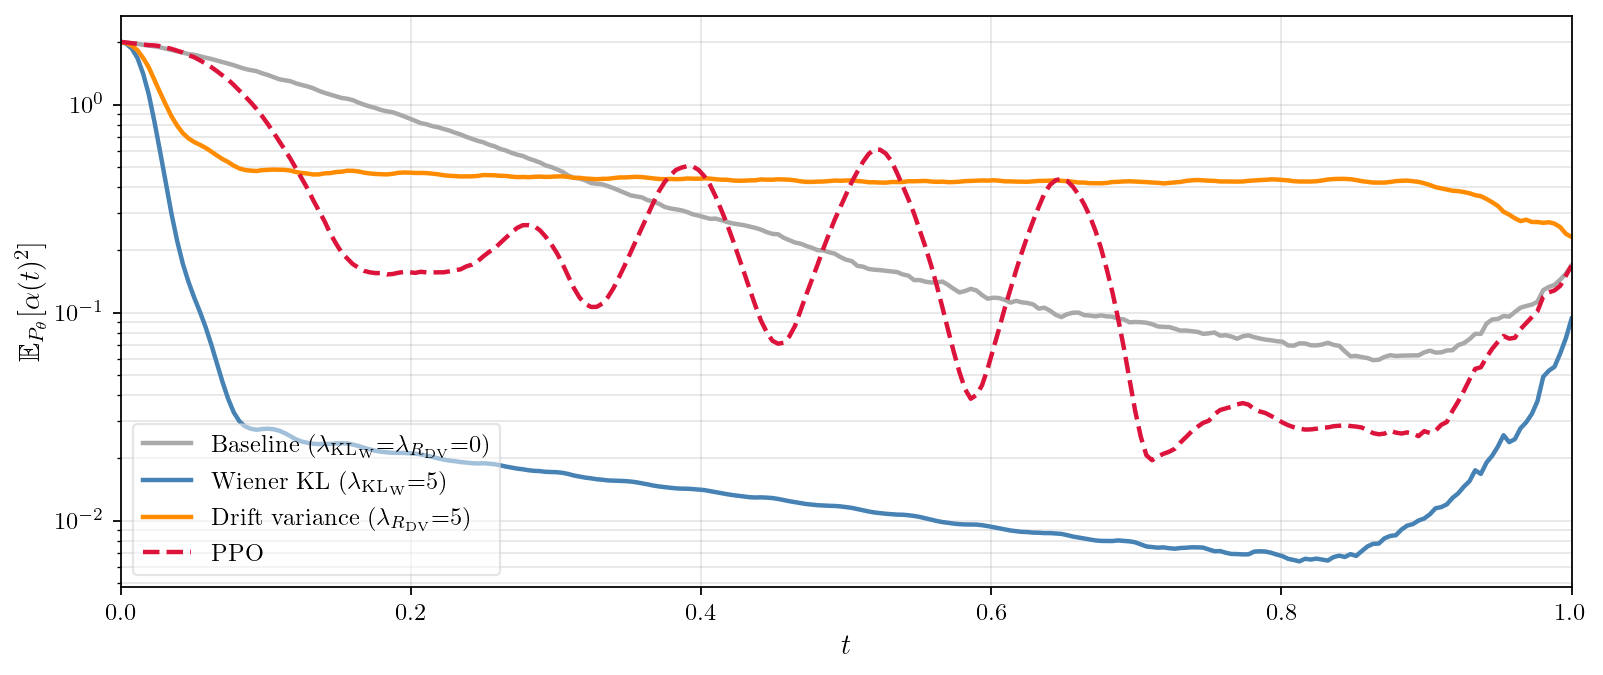

Write Python code to recreate this figure.
#!/usr/bin/env python3
"""Single-panel plot of ⟨α²⟩(t) on log y-axis for amp damping at γT=2.
The KL_W integrand: shows KL_W on the floor (kernel reached) vs DV plateauing
at baseline level (drift constant but nonzero, kernel not reached).
"""
import os, sys, pickle
HERE = os.path.dirname(os.path.abspath(__file__))
PAPER = os.path.dirname(HERE)
ROOT = os.path.dirname(PAPER)   # repo root
sys.path.insert(0, ROOT)

import numpy as np
import jax
import jax.numpy as jnp
from flax import nnx
import matplotlib
matplotlib.use("Agg")
import matplotlib.pyplot as plt

from core.types import ExponentialSplit, asqarray
from core.solver import dssesolve
from train_qmaxcal import FourierController, build_H_con
import importlib
sys_mod = importlib.import_module("systems.amplitude_damping")


N_TRAJS = 128
N_TIME_STEPS = 256


def load_qmc(path):
    with open(path, "rb") as f:
        ck = pickle.load(f)
    n_modes = int(ck["n_modes"]); T_final = float(ck["T_final"])
    n_controls = int(ck["best_cos_coeffs"].shape[0])
    rngs = nnx.Rngs(0)
    ctrl = FourierController(n_controls=n_controls, n_modes=n_modes,
                             T_final=T_final, rngs=rngs)
    ctrl.dc = nnx.Param(ck["best_dc"])
    ctrl.cos_coeffs = nnx.Param(ck["best_cos_coeffs"])
    ctrl.sin_coeffs = nnx.Param(ck["best_sin_coeffs"])
    return ctrl


def load_ppo_npz(npz_path):
    d = np.load(npz_path); return d["ts"], d["u"]


class TabulatedController:
    def __init__(self, ts, u_table):
        self.ts = jnp.asarray(ts, dtype=jnp.float32)
        self.u_table = jnp.asarray(u_table, dtype=jnp.float32)
        self.n_controls = u_table.shape[1]

    def __call__(self, t):
        return jnp.stack([jnp.interp(t, self.ts, self.u_table[:, i])
                          for i in range(self.n_controls)])


def sample_alpha2(ctrl, sysdict, n_trajs=N_TRAJS, n_time_steps=N_TIME_STEPS, seed=12345):
    """Returns t, ⟨α²⟩(t) averaged over trajectories — shape (n_times,)."""
    T_final = sysdict["T_final"]
    dt = T_final / n_time_steps
    tsave = jnp.linspace(0, T_final, n_time_steps + 1)
    sys_q = dict(
        H_sys=asqarray(sysdict["H_sys"]),
        H_ops=[asqarray(H) for H in sysdict["H_ops"]],
        jump_ops=[asqarray(L) for L in sysdict["jump_ops"]],
        psi0=asqarray(sysdict["psi0"]),
        T_final=T_final,
    )
    H_con = build_H_con(ctrl, sys_q["H_ops"])
    keys = jax.random.split(jax.random.PRNGKey(seed), n_trajs)
    res = dssesolve(H_sys=sys_q["H_sys"], jump_ops=sys_q["jump_ops"],
                    psi0=sys_q["psi0"], tsave=tsave, keys=keys, H_con=H_con,
                    method=ExponentialSplit(dt=dt),
                    nsteps=n_time_steps, nsteps_per_save=1)
    alpha = np.asarray(res.extra["exp_p"])           # (n_trajs, n_times, n_jumps)
    alpha2 = (alpha ** 2).sum(axis=-1)                # (n_trajs, n_times) — sum over jumps
    return np.asarray(tsave), alpha2.mean(axis=0)     # E_traj[α²](t)


def main():
    sysdict = sys_mod.create_system(gamma=2.0, T_final=1.0)
    BASE_QMC   = os.path.join(PAPER, "results", "ampdamp", "qmaxcal", "multiseed_g2.0")
    BASE_PPO = os.path.join(PAPER, "results", "ampdamp", "ppo")

    METHODS = [
        ("Baseline ($\\lambda_{\\mathrm{KL}_\\mathrm{W}}{=}\\lambda_{R_{\\mathrm{DV}}}{=}0$)",
         "qmc", f"{BASE_QMC}/ampdamp_g2.0_T1.0_kl0.0_dv0.0_fl0.01_seed1/controller.pkl",
         "darkgray", "-"),
        ("Wiener KL ($\\lambda_{\\mathrm{KL}_\\mathrm{W}}{=}5$)",
         "qmc", f"{BASE_QMC}/ampdamp_g2.0_T1.0_kl5.0_dv0.0_fl0.01_seed1/controller.pkl",
         "steelblue", "-"),
        ("Drift variance ($\\lambda_{R_{\\mathrm{DV}}}{=}5$)",
         "qmc", f"{BASE_QMC}/ampdamp_g2.0_T1.0_kl0.0_dv5.0_fl0.01_seed1/controller.pkl",
         "darkorange", "-"),
        ("PPO", "ppo",
         os.path.join(BASE_PPO, "ppo_ampdamp_g2_seed1_ustack.npz"),
         "crimson", "--"),
    ]

    plt.rcParams.update({
        "text.usetex": True,
        "text.latex.preamble": r"\usepackage{amsmath}\usepackage{amssymb}",
        "font.family": "serif",
        "font.size": 13, "axes.titlesize": 14,
        "axes.labelsize": 13, "xtick.labelsize": 11,
        "ytick.labelsize": 11, "legend.fontsize": 11,
    })

    fig, ax = plt.subplots(1, 1, figsize=(10.0, 4.2))

    summaries = []
    for label, kind, path, color, ls in METHODS:
        ctrl = load_qmc(path) if kind == "qmc" else (
            (lambda ts, u: TabulatedController(ts, u))(*load_ppo_npz(path)))
        print(f"[{label}] sampling...")
        t, a2 = sample_alpha2(ctrl, sysdict)
        ax.plot(t, a2, color=color, lw=2.0, ls=ls, label=label)
        kl_int = 0.5 * float(np.trapezoid(a2, t))
        summaries.append((label, kl_int))
        print(f"  ½∫⟨α²⟩dt = {kl_int:.4f}  (this IS the KL_W training objective)")

    ax.set_yscale("log")
    ax.set_xlabel(r"$t$")
    ax.set_ylabel(r"$\mathbb{E}_{P_\theta}[\alpha(t)^2]$")
    ax.set_xlim(0, t[-1])
    ax.grid(True, which="both", alpha=0.3)
    ax.legend(loc="lower left", framealpha=0.5)

    plt.tight_layout(pad=0.5)
    out = os.path.join(HERE, "fig_ampdamp_alpha2_log.png")
    os.makedirs(os.path.dirname(out), exist_ok=True)
    plt.savefig(out, dpi=160, bbox_inches="tight")
    plt.savefig(out.replace(".png", ".pdf"), bbox_inches="tight")
    print(f"\nsaved {out}")

    print("\n½∫⟨α²⟩dt summary (= KL_W cost at evaluation):")
    for label, v in summaries:
        print(f"  {label:>50}  {v:.4f}")


if __name__ == "__main__":
    main()
